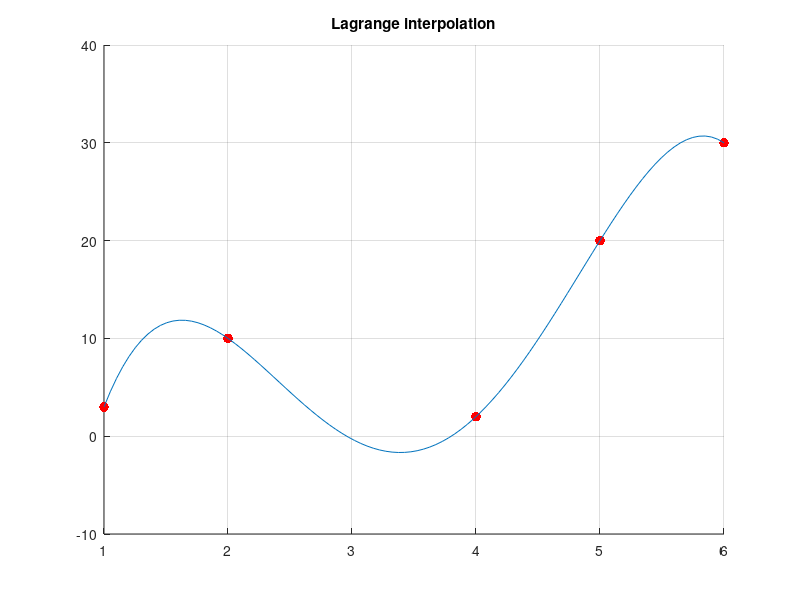

Source code (MATLAB):
clear all
close all
x = [1 2 4 5 6];
y = [3 10 2 20 30];
scatter(x, y, 50, 'r', 'filled');
hold on


n = length(x)
L = ones(n,100);

xi = linspace(x(1), x(5), 100);
z = zeros(1, 100);
   for i = 1:n
      for j = 1:n
         if i ~= j
            L(i, :) = L(i, :).* (xi - x(j))/(x(i) - x(j))
         end
      end
   end
      for i = 1:n
      z = z + y(i) * L(i, :);
   end

plot(xi,z)
grid on;
title('Lagrange interpolation');